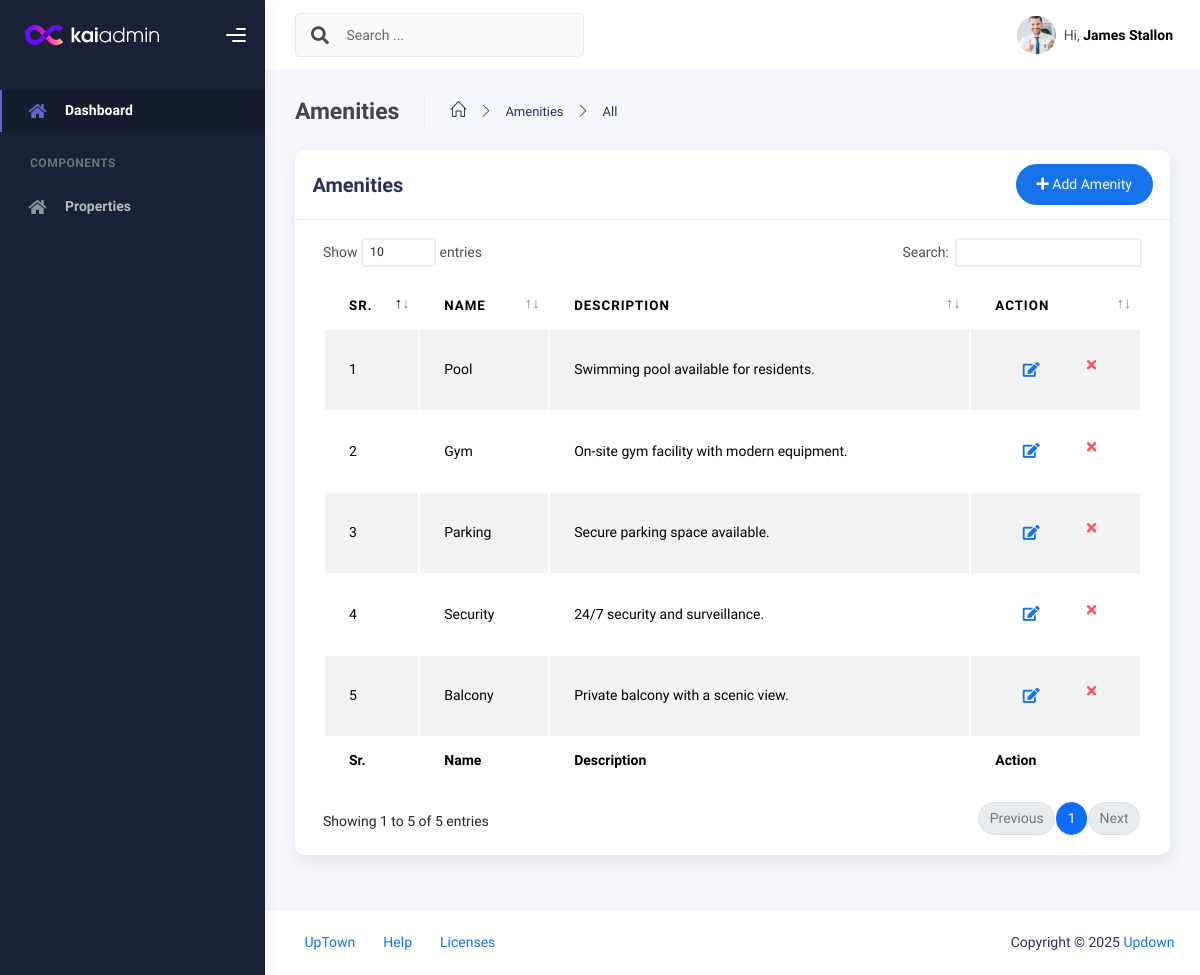
The page /dashboard/all-amenities.php (signed in) on the database its author committed.
### tables this page shows
CREATE TABLE amenities (
    id INT AUTO_INCREMENT PRIMARY KEY,
    name VARCHAR(100) NOT NULL,
    description TEXT,
    created_at TIMESTAMP DEFAULT CURRENT_TIMESTAMP
);

### dashboard/backend/add-amenities.php (called while the page is built, shortened)
<?php
$stmt = $conn->query("SELECT * FROM amenities ORDER BY created_at DESC");
$amenities = $stmt->fetchAll(PDO::FETCH_ASSOC);

### dashboard/all-amenities.php (the view, shortened to what this page needs)
<?php
require_once "components/header.php";
require_once "backend/add-amenities.php"; ?>
<div class="col-md-12">
    <div class="card">
        <div class="card-header">
            <div class="d-flex align-items-center">
                <h4 class="card-title"> Amenities</h4>
                <button class="btn btn-primary btn-round ms-auto" data-bs-toggle="modal"
                    data-bs-target="#addRowModal">
                    <i class="fa fa-plus"></i>
                    Add Amenity
                </button>
            </div>
        </div>
        <div class="card-body">
            <div class="table-responsive">
                <table id="amenitiesTable" class="display table table-striped table-hover">
                    <thead>
                        <tr>
                            <th>Sr.</th>
                            <th>Name</th>
                            <th>Description</th>
                            <th style="width: 10%">Action</th>
                        </tr>
                    </thead>
                    <tfoot>
                        <tr>
                            <th>Sr.</th>
                            <th>Name</th>
                            <th>Description</th>
                            <th style="width: 10%">Action</th>
                        </tr>
                    </tfoot>
                    <tbody>
                        <?php foreach ($amenities as $ame): ?>
                            <tr>
                                <td><?php echo htmlspecialchars($ame['id']); ?></td>
                                <td><?php echo htmlspecialchars($ame['name']); ?></td>
                                <td><?php echo htmlspecialchars($ame['description']); ?></td>
                                <td>
                                    <div class="form-button-action">
                                        <a href="update-amenities.php?id=<?php echo htmlspecialchars($ame['id']); ?>" class="btn btn-link btn-primary btn-lg ">
                                            <i class="fa fa-edit"></i>
                                        </a>
                                        <a href="delete-amenities.php?id=<?php echo htmlspecialchars($ame['id']); ?>" class="btn btn-link btn-danger">
                                            <i class="fa fa-times"></i>
                                        </a>
                                    </div>
                                </td>
                            </tr>
                        <?php endforeach; ?>
                    </tbody>
                </table>
            </div>
        </div>
    </div>
</div>
<?php require_once "components/footer.php"; ?>

### rows shown on the page
amenities: id "1", name "Pool", description "Swimming pool available for residents."
amenities: id "2", name "Gym", description "On-site gym facility with modern equipment."
amenities: id "3", name "Parking", description "Secure parking space available."
amenities: id "4", name "Security", description "24/7 security and surveillance."
amenities: id "5", name "Balcony", description "Private balcony with a scenic view."

### other values the page prints
$_SESSION['name'] "James Stallon"
$title "Amenities"
$mainPage "Amenities"
$page "All"
